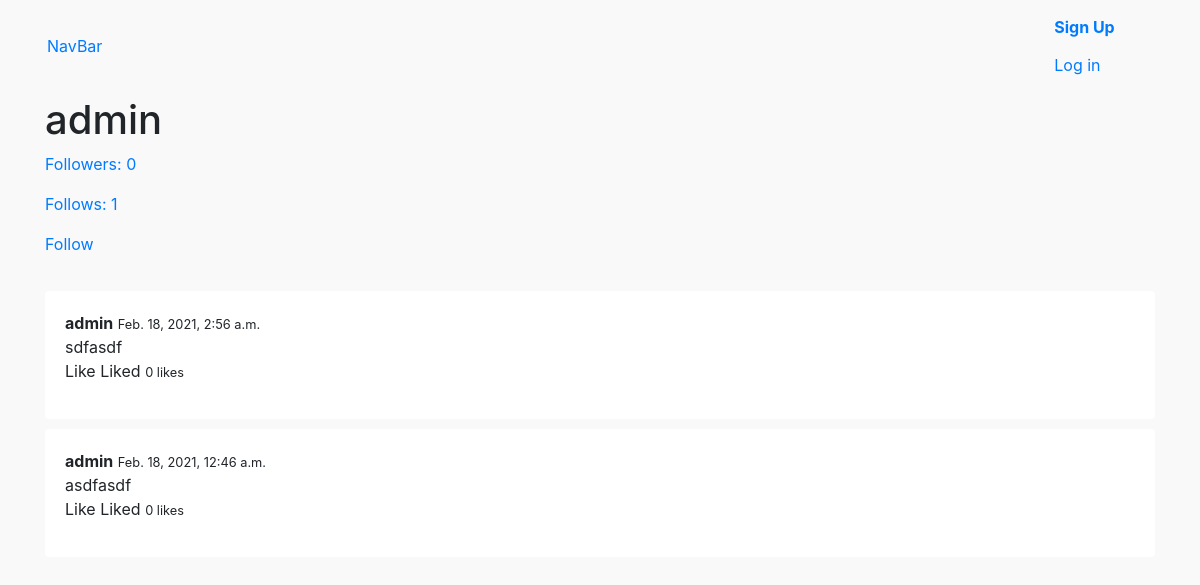
The page /u/admin/ on the database as committed earlier.
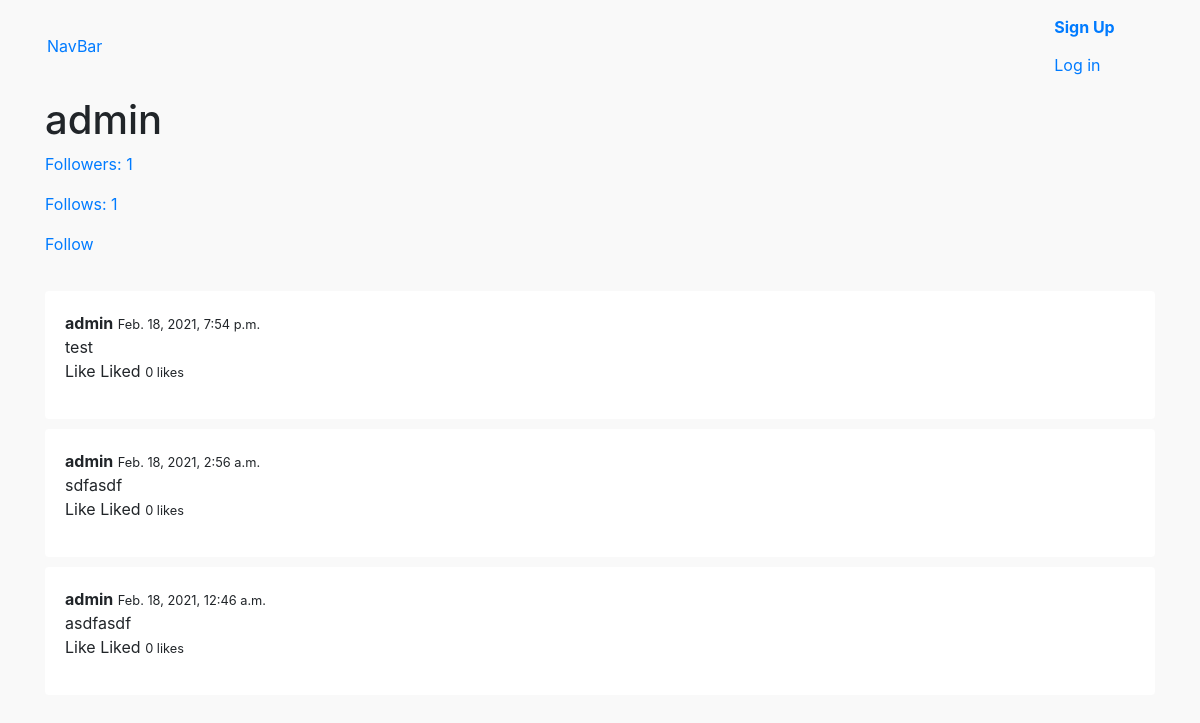
The same page on the database as committed later.
### Userprofile/models.py (models this page shows)
class UserProfile(models.Model):
    objects = None
    user = models.OneToOneField(User, on_delete=models.CharField)
    follows = models.ManyToManyField('self', related_name="followed_by", symmetrical=False)
    avatar = models.ImageField(upload_to='uploads/', blank=True, null=True)

### newsfeed/models.py (models this page shows)
class Feed(models.Model):
    objects = None
    body = models.CharField(max_length=500)
    created_by = models.ForeignKey(User, related_name='posts', on_delete=models.CASCADE)
    created_at = models.DateTimeField(auto_now_add=True)
    class Meta:
        ordering = ('-created_at',)

### Userprofile/views.py (the view)
# urls.py: path('u/<str:username>/', userprofile, name='userprofile'),
def userprofile(request, username):
    user = get_object_or_404(User, username=username)
    posts = user.posts.all()
    for post in posts:
        likes = post.likes.filter(created_by_id=request.user.id)
        if likes.count() > 0:
            post.liked = True
        else:
            post.liked = False
    context = {
        "user": user,
        "posts": posts
    }
    return render(request, "userprofile/userprofile.html", context)

### Templates/Userprofile/userprofile.html (shortened to what this page needs)
{% extends 'base.html' %}
{% block content %}
<br>
<br>
<br>
<br>
    <div class="container" id="userprofileapp">
        <div class="columns">
            <div class="column">
                <h1 class="title">{{ user.username }}</h1>
                <p><a href="{% url 'followers' user.username %}"> Followers: {{ user.userprofile.followed_by.count }}</a></p>
                <p><a href="{% url 'follows' user.username %}">Follows: {{ user.userprofile.follows.count }}</a></p>
                {% if user != request.user %}
                    {% if request.user.userprofile in user.userprofile.followed_by.all %}
                        <a href="{% url 'unfollow_user' user.username %}">Unollow</a>
                    {% else %}
                        <a href="{% url 'follow_user' user.username %}">Follow</a>
                    {% endif %}
                {% endif %}
            </div>
        </div>
        <div class="columns">
            <div class="column">
                <div class="wrapper-posts">
                    {% for post in posts %}
                        <div class="post">
                            <article class="media">
                                <div class="media-content">
                                    <div class="content">
                                        <p>
                                            <strong>{{ post.created_by.username }}</strong>
                                            <small>{{ post.created_at }}</small>
                                            <br>
                                            {{ post.body }}
                                            <br>
                                            <a @click="likePost({{ post.id}})" v-if="!liked_posts.includes({{ post.id }})">Like</a>
                                            <span v-if="liked_posts.includes({{ post.id }})">Liked</span>
                                            <small id="likes-{{ post.id }}">{{ post.likes.count }} likes</small>
                                        </p>
                                    </div>
                                </div>
                            </article>
                        </div>
                    {% endfor %}
                </div>
            </div>
        </div>
    </div>
{% endblock %}

### Templates/base.html (shortened to what this page needs)
<!DOCTYPE html>
{% load static %}
<html>
    <head>
        <link rel="stylesheet" href="https://maxcdn.bootstrapcdn.com/bootstrap/4.0.0/css/bootstrap.min.css"
>
        <link href="{% static 'CSS/style.css' %}" rel="stylesheet">
    </head>
    <body>
        <nav class="navbar navbar-expand-lg fixed-top navbar-transparent nav-down" color-on-scroll="200" role = "navigation">
            <div class="container">
                <div class="navbar-translate">
                    <div class="navbar-header">
                        <a href="" class="nav-link">NavBar</a>
                    </div>
                </div>
            </div>
            <div class="navbar-menu">
                <div class="navbar-end">
                    <div class="navbar-item">
                        <div class="buttons">
                            {% if request.user.is_authenticated %}
                                <a href="{% url 'newsfeedpage' %}" class="btn btn-blue btn-fill btn-save">Newsfeed</a>
                                <a href="{% url 'logout' %}" class="btn btn-blue btn-fill btn-save">Log out</a>
                                <a href="{% url 'search' %}" class="btn btn-blue btn-fill btn-save">Search</a>
                                <a href="{% url 'userprofile' request.user.username %}" class="btn btn-blue btn-fill btn-save">Userprofile</a>
                                <a href="{% url 'edit_profile' %}" class="btn btn-blue btn-fill btn-save">Edit profile</a>
                            {% else %}
                                <a href="{% url 'signup' %}" class="btn btn-blue btn-fill btn-save"><strong>Sign Up</strong></a>
                                <a href="{% url 'login' %}" class="btn btn-blue btn-fill btn-save">Log in</a>
                            {% endif %}
                        </div>
                    </div>
                </div>
            </div>
        </nav>
        <section>
            {% block content %}
            {% endblock %}
        </section>
    </body>
</html>

### Static/CSS/style.css (style rules this page uses)
body { background: #f9f9f9; }
.wrapper-posts { margin-top: 35px; }
.wrapper-posts .post { margin-bottom: 10px; padding: 20px; border-radius: 4px; background: #fff; }

Rows that differ between the two databases and show on the page:
added Feed: created_by.username "admin", created_at "Feb. 18, 2021, 7:54 p.m.", body "test", likes.count "0"
Other text that changed with them:
{{ user.userprofile.followed_by.count }}: "0" → "1"
